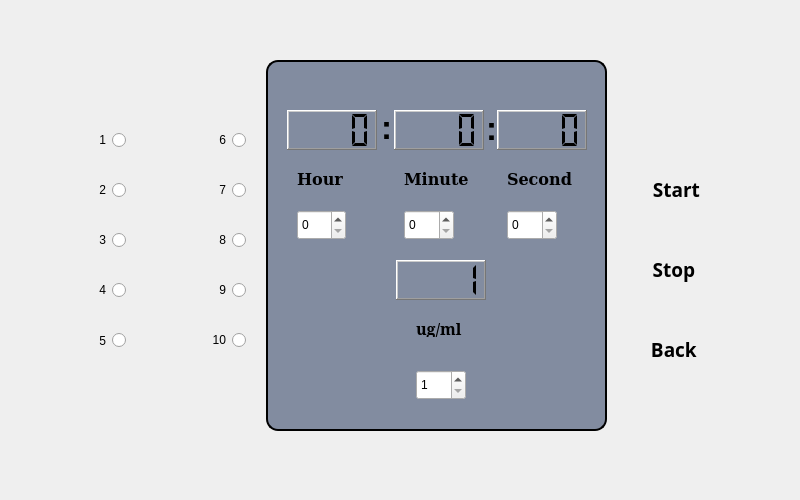
<?xml version="1.0" encoding="UTF-8"?>
<ui version="4.0">
 <class>InfectionConf</class>
 <widget class="QFrame" name="InfectionConf">
  <property name="geometry">
   <rect>
    <x>0</x>
    <y>0</y>
    <width>800</width>
    <height>500</height>
   </rect>
  </property>
  <property name="windowTitle">
   <string>Frame</string>
  </property>
  <widget class="QRadioButton" name="mg1Button">
   <property name="geometry">
    <rect>
     <x>16</x>
     <y>120</y>
     <width>110</width>
     <height>40</height>
    </rect>
   </property>
   <property name="layoutDirection">
    <enum>Qt::RightToLeft</enum>
   </property>
   <property name="styleSheet">
    <string notr="true">border:none;
border-image: url(:/button_mg_bg.png);</string>
   </property>
   <property name="text">
    <string>1</string>
   </property>
  </widget>
  <widget class="QPushButton" name="stopButton">
   <property name="geometry">
    <rect>
     <x>616</x>
     <y>232</y>
     <width>175</width>
     <height>75</height>
    </rect>
   </property>
   <property name="palette">
    <palette>
     <active>
      <colorrole role="ButtonText">
       <brush brushstyle="SolidPattern">
        <color alpha="255">
         <red>255</red>
         <green>255</green>
         <blue>255</blue>
        </color>
       </brush>
      </colorrole>
     </active>
     <inactive>
      <colorrole role="ButtonText">
       <brush brushstyle="SolidPattern">
        <color alpha="255">
         <red>0</red>
         <green>0</green>
         <blue>0</blue>
        </color>
       </brush>
      </colorrole>
     </inactive>
     <disabled>
      <colorrole role="ButtonText">
       <brush brushstyle="SolidPattern">
        <color alpha="255">
         <red>0</red>
         <green>0</green>
         <blue>0</blue>
        </color>
       </brush>
      </colorrole>
     </disabled>
    </palette>
   </property>
   <property name="font">
    <font>
     <family>Ubuntu Condensed</family>
     <pointsize>14</pointsize>
     <weight>75</weight>
     <bold>true</bold>
    </font>
   </property>
   <property name="styleSheet">
    <string notr="true">QPushButton#stopButton:hover{
border:none;
border-image: url(:/button_stop_highlight_bg.png);
}

QPushButton#stopButton{
border:none;
border-image: url(:/button_stop_bg.png);
}
</string>
   </property>
   <property name="text">
    <string>Stop            </string>
   </property>
  </widget>
  <widget class="QRadioButton" name="mg10Button">
   <property name="geometry">
    <rect>
     <x>136</x>
     <y>320</y>
     <width>110</width>
     <height>40</height>
    </rect>
   </property>
   <property name="layoutDirection">
    <enum>Qt::RightToLeft</enum>
   </property>
   <property name="styleSheet">
    <string notr="true">border:none;
border-image: url(:/button_mg_bg.png);
</string>
   </property>
   <property name="text">
    <string>10</string>
   </property>
  </widget>
  <widget class="QRadioButton" name="mg5Button">
   <property name="geometry">
    <rect>
     <x>16</x>
     <y>320</y>
     <width>110</width>
     <height>41</height>
    </rect>
   </property>
   <property name="layoutDirection">
    <enum>Qt::RightToLeft</enum>
   </property>
   <property name="styleSheet">
    <string notr="true">border:none;
border-image: url(:/button_mg_bg.png);</string>
   </property>
   <property name="text">
    <string>5</string>
   </property>
  </widget>
  <widget class="QPushButton" name="startButton">
   <property name="geometry">
    <rect>
     <x>616</x>
     <y>152</y>
     <width>175</width>
     <height>75</height>
    </rect>
   </property>
   <property name="palette">
    <palette>
     <active>
      <colorrole role="ButtonText">
       <brush brushstyle="SolidPattern">
        <color alpha="255">
         <red>255</red>
         <green>255</green>
         <blue>255</blue>
        </color>
       </brush>
      </colorrole>
     </active>
     <inactive>
      <colorrole role="ButtonText">
       <brush brushstyle="SolidPattern">
        <color alpha="255">
         <red>0</red>
         <green>0</green>
         <blue>0</blue>
        </color>
       </brush>
      </colorrole>
     </inactive>
     <disabled>
      <colorrole role="ButtonText">
       <brush brushstyle="SolidPattern">
        <color alpha="255">
         <red>0</red>
         <green>0</green>
         <blue>0</blue>
        </color>
       </brush>
      </colorrole>
     </disabled>
    </palette>
   </property>
   <property name="font">
    <font>
     <family>Ubuntu Condensed</family>
     <pointsize>14</pointsize>
     <weight>75</weight>
     <bold>true</bold>
    </font>
   </property>
   <property name="styleSheet">
    <string notr="true">QPushButton#startButton:hover{
border:none;
border-image: url(:/button_start_highlight_bg.png);
}

QPushButton#startButton{
border:none;
border-image: url(:/button_start_bg.png);
}
</string>
   </property>
   <property name="text">
    <string>Start           </string>
   </property>
  </widget>
  <widget class="QRadioButton" name="mg3Button">
   <property name="geometry">
    <rect>
     <x>16</x>
     <y>220</y>
     <width>110</width>
     <height>40</height>
    </rect>
   </property>
   <property name="layoutDirection">
    <enum>Qt::RightToLeft</enum>
   </property>
   <property name="styleSheet">
    <string notr="true">border:none;
border-image: url(:/button_mg_bg.png);</string>
   </property>
   <property name="text">
    <string>3</string>
   </property>
  </widget>
  <widget class="QRadioButton" name="mg9Button">
   <property name="geometry">
    <rect>
     <x>136</x>
     <y>270</y>
     <width>110</width>
     <height>40</height>
    </rect>
   </property>
   <property name="layoutDirection">
    <enum>Qt::RightToLeft</enum>
   </property>
   <property name="styleSheet">
    <string notr="true">border:none;
border-image: url(:/button_mg_bg.png);</string>
   </property>
   <property name="text">
    <string>9</string>
   </property>
  </widget>
  <widget class="QPushButton" name="pushButton">
   <property name="geometry">
    <rect>
     <x>616</x>
     <y>312</y>
     <width>175</width>
     <height>75</height>
    </rect>
   </property>
   <property name="palette">
    <palette>
     <active>
      <colorrole role="ButtonText">
       <brush brushstyle="SolidPattern">
        <color alpha="255">
         <red>255</red>
         <green>255</green>
         <blue>255</blue>
        </color>
       </brush>
      </colorrole>
     </active>
     <inactive>
      <colorrole role="ButtonText">
       <brush brushstyle="SolidPattern">
        <color alpha="255">
         <red>0</red>
         <green>0</green>
         <blue>0</blue>
        </color>
       </brush>
      </colorrole>
     </inactive>
     <disabled>
      <colorrole role="ButtonText">
       <brush brushstyle="SolidPattern">
        <color alpha="255">
         <red>0</red>
         <green>0</green>
         <blue>0</blue>
        </color>
       </brush>
      </colorrole>
     </disabled>
    </palette>
   </property>
   <property name="font">
    <font>
     <family>Ubuntu Condensed</family>
     <pointsize>14</pointsize>
     <weight>75</weight>
     <bold>true</bold>
    </font>
   </property>
   <property name="styleSheet">
    <string notr="true">QPushButton#pushButton:hover{
border:none;
border-image: url(:/button_actions_back_highlight_bg.png);
}

QPushButton#pushButton{
border:none;
border-image: url(:/button_actions_back_bg.png);
}
</string>
   </property>
   <property name="text">
    <string>Back            </string>
   </property>
   <property name="flat">
    <bool>true</bool>
   </property>
  </widget>
  <widget class="QRadioButton" name="mg2Button">
   <property name="geometry">
    <rect>
     <x>16</x>
     <y>170</y>
     <width>110</width>
     <height>40</height>
    </rect>
   </property>
   <property name="layoutDirection">
    <enum>Qt::RightToLeft</enum>
   </property>
   <property name="styleSheet">
    <string notr="true">
border:none;
border-image: url(:/button_mg_bg.png);</string>
   </property>
   <property name="text">
    <string>2</string>
   </property>
  </widget>
  <widget class="QPushButton" name="setCurrentButton">
   <property name="geometry">
    <rect>
     <x>21</x>
     <y>372</y>
     <width>210</width>
     <height>50</height>
    </rect>
   </property>
   <property name="styleSheet">
    <string notr="true">QPushButton#setCurrentButton:hover{
border:none;
border-image:url(:/button_set_current_highlight_bg.png);
}

QPushButton#setCurrentButton{
border:none;
border-image:url(:/button_set_current_bg.png);
}
</string>
   </property>
   <property name="text">
    <string/>
   </property>
   <property name="flat">
    <bool>true</bool>
   </property>
  </widget>
  <widget class="QFrame" name="frame">
   <property name="geometry">
    <rect>
     <x>266</x>
     <y>60</y>
     <width>341</width>
     <height>371</height>
    </rect>
   </property>
   <property name="styleSheet">
    <string notr="true">QFrame#frame{
border: 2px solid ;
border-radius: 12px;
background-color: rgba(20,40,80,0.5);
}</string>
   </property>
   <property name="frameShape">
    <enum>QFrame::StyledPanel</enum>
   </property>
   <property name="frameShadow">
    <enum>QFrame::Raised</enum>
   </property>
   <widget class="QLCDNumber" name="minNumber">
    <property name="geometry">
     <rect>
      <x>128</x>
      <y>50</y>
      <width>90</width>
      <height>40</height>
     </rect>
    </property>
    <property name="frameShape">
     <enum>QFrame::WinPanel</enum>
    </property>
    <property name="frameShadow">
     <enum>QFrame::Raised</enum>
    </property>
    <property name="digitCount">
     <number>4</number>
    </property>
    <property name="mode">
     <enum>QLCDNumber::Dec</enum>
    </property>
    <property name="segmentStyle">
     <enum>QLCDNumber::Flat</enum>
    </property>
   </widget>
   <widget class="QLCDNumber" name="secNumber">
    <property name="geometry">
     <rect>
      <x>231</x>
      <y>50</y>
      <width>90</width>
      <height>40</height>
     </rect>
    </property>
    <property name="frameShape">
     <enum>QFrame::WinPanel</enum>
    </property>
    <property name="digitCount">
     <number>4</number>
    </property>
    <property name="segmentStyle">
     <enum>QLCDNumber::Flat</enum>
    </property>
   </widget>
   <widget class="QLCDNumber" name="hourNumber">
    <property name="geometry">
     <rect>
      <x>21</x>
      <y>50</y>
      <width>90</width>
      <height>40</height>
     </rect>
    </property>
    <property name="frameShape">
     <enum>QFrame::WinPanel</enum>
    </property>
    <property name="smallDecimalPoint">
     <bool>false</bool>
    </property>
    <property name="digitCount">
     <number>4</number>
    </property>
    <property name="segmentStyle">
     <enum>QLCDNumber::Flat</enum>
    </property>
   </widget>
   <widget class="QSpinBox" name="secSpin">
    <property name="geometry">
     <rect>
      <x>241</x>
      <y>150</y>
      <width>50</width>
      <height>30</height>
     </rect>
    </property>
    <property name="maximum">
     <number>59</number>
    </property>
   </widget>
   <widget class="QSpinBox" name="minSpin">
    <property name="geometry">
     <rect>
      <x>138</x>
      <y>150</y>
      <width>50</width>
      <height>30</height>
     </rect>
    </property>
    <property name="maximum">
     <number>59</number>
    </property>
   </widget>
   <widget class="QSpinBox" name="hourSpin">
    <property name="geometry">
     <rect>
      <x>31</x>
      <y>150</y>
      <width>49</width>
      <height>30</height>
     </rect>
    </property>
    <property name="maximum">
     <number>24</number>
    </property>
   </widget>
   <widget class="QLabel" name="label">
    <property name="geometry">
     <rect>
      <x>31</x>
      <y>110</y>
      <width>67</width>
      <height>17</height>
     </rect>
    </property>
    <property name="font">
     <font>
      <family>DejaVu Serif</family>
      <pointsize>12</pointsize>
      <weight>75</weight>
      <bold>true</bold>
     </font>
    </property>
    <property name="text">
     <string>Hour</string>
    </property>
   </widget>
   <widget class="QLabel" name="label_2">
    <property name="geometry">
     <rect>
      <x>138</x>
      <y>110</y>
      <width>67</width>
      <height>17</height>
     </rect>
    </property>
    <property name="font">
     <font>
      <family>DejaVu Serif</family>
      <pointsize>12</pointsize>
      <weight>75</weight>
      <bold>true</bold>
     </font>
    </property>
    <property name="text">
     <string>Minute</string>
    </property>
   </widget>
   <widget class="QLabel" name="label_3">
    <property name="geometry">
     <rect>
      <x>241</x>
      <y>110</y>
      <width>67</width>
      <height>17</height>
     </rect>
    </property>
    <property name="font">
     <font>
      <family>DejaVu Serif</family>
      <pointsize>12</pointsize>
      <weight>75</weight>
      <bold>true</bold>
     </font>
    </property>
    <property name="text">
     <string>Second</string>
    </property>
   </widget>
   <widget class="QSpinBox" name="mlSpin">
    <property name="geometry">
     <rect>
      <x>150</x>
      <y>310</y>
      <width>50</width>
      <height>30</height>
     </rect>
    </property>
    <property name="minimum">
     <number>1</number>
    </property>
    <property name="maximum">
     <number>80</number>
    </property>
   </widget>
   <widget class="QLabel" name="label_4">
    <property name="geometry">
     <rect>
      <x>150</x>
      <y>260</y>
      <width>67</width>
      <height>17</height>
     </rect>
    </property>
    <property name="font">
     <font>
      <family>Serif</family>
      <pointsize>12</pointsize>
      <weight>75</weight>
      <bold>true</bold>
     </font>
    </property>
    <property name="text">
     <string>ug/ml</string>
    </property>
   </widget>
   <widget class="QLCDNumber" name="mlNumber">
    <property name="geometry">
     <rect>
      <x>130</x>
      <y>200</y>
      <width>90</width>
      <height>40</height>
     </rect>
    </property>
    <property name="frameShape">
     <enum>QFrame::WinPanel</enum>
    </property>
    <property name="digitCount">
     <number>4</number>
    </property>
    <property name="segmentStyle">
     <enum>QLCDNumber::Flat</enum>
    </property>
    <property name="intValue" stdset="0">
     <number>1</number>
    </property>
   </widget>
   <widget class="QLabel" name="label_5">
    <property name="geometry">
     <rect>
      <x>220</x>
      <y>48</y>
      <width>16</width>
      <height>40</height>
     </rect>
    </property>
    <property name="font">
     <font>
      <pointsize>25</pointsize>
      <weight>75</weight>
      <bold>true</bold>
     </font>
    </property>
    <property name="text">
     <string>:</string>
    </property>
   </widget>
   <widget class="QLabel" name="label_6">
    <property name="geometry">
     <rect>
      <x>115</x>
      <y>47</y>
      <width>16</width>
      <height>40</height>
     </rect>
    </property>
    <property name="font">
     <font>
      <pointsize>25</pointsize>
      <weight>75</weight>
      <bold>true</bold>
     </font>
    </property>
    <property name="text">
     <string>:</string>
    </property>
   </widget>
  </widget>
  <widget class="QRadioButton" name="mg4Button">
   <property name="geometry">
    <rect>
     <x>16</x>
     <y>270</y>
     <width>110</width>
     <height>40</height>
    </rect>
   </property>
   <property name="layoutDirection">
    <enum>Qt::RightToLeft</enum>
   </property>
   <property name="styleSheet">
    <string notr="true">border:none;
border-image: url(:/button_mg_bg.png);</string>
   </property>
   <property name="text">
    <string>4</string>
   </property>
  </widget>
  <widget class="QRadioButton" name="mg8Button">
   <property name="geometry">
    <rect>
     <x>136</x>
     <y>220</y>
     <width>110</width>
     <height>40</height>
    </rect>
   </property>
   <property name="layoutDirection">
    <enum>Qt::RightToLeft</enum>
   </property>
   <property name="styleSheet">
    <string notr="true">border:none;
border-image: url(:/button_mg_bg.png);</string>
   </property>
   <property name="text">
    <string>8</string>
   </property>
  </widget>
  <widget class="QRadioButton" name="mg6Button">
   <property name="geometry">
    <rect>
     <x>136</x>
     <y>120</y>
     <width>110</width>
     <height>40</height>
    </rect>
   </property>
   <property name="layoutDirection">
    <enum>Qt::RightToLeft</enum>
   </property>
   <property name="styleSheet">
    <string notr="true">border:none;
border-image: url(:/button_mg_bg.png);</string>
   </property>
   <property name="text">
    <string>6</string>
   </property>
  </widget>
  <widget class="QRadioButton" name="mg7Button">
   <property name="geometry">
    <rect>
     <x>136</x>
     <y>170</y>
     <width>110</width>
     <height>40</height>
    </rect>
   </property>
   <property name="layoutDirection">
    <enum>Qt::RightToLeft</enum>
   </property>
   <property name="styleSheet">
    <string notr="true">border:none;
border-image: url(:/button_mg_bg.png);</string>
   </property>
   <property name="text">
    <string>7</string>
   </property>
  </widget>
 </widget>
 <resources/>
 <connections/>
</ui>
